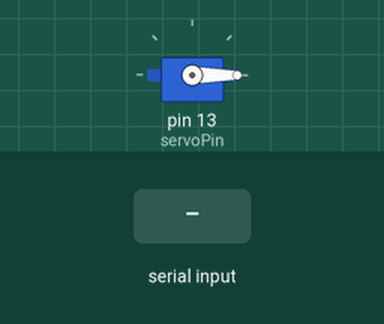
Recording of a sketch running on a simulated Arduino Uno, built with avr-gcc and run on an emulated ATmega328P. Shown: servo. The inputs (shaded band) are chosen by the test bench.

Above: at 1.2 s.
1.3 s: byte 30 received over Serial
At 2.1 s:
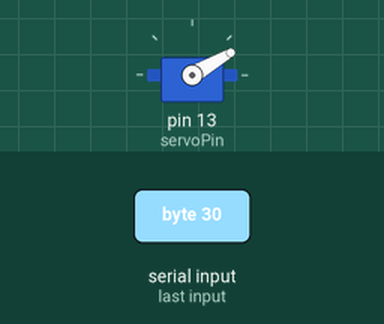
2.8 s: byte 90 received over Serial
At 3.2 s:
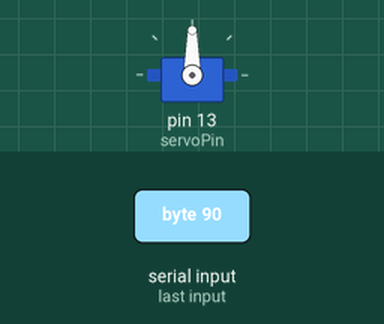
4.3 s: byte 120 received over Serial
At 5.5 s:
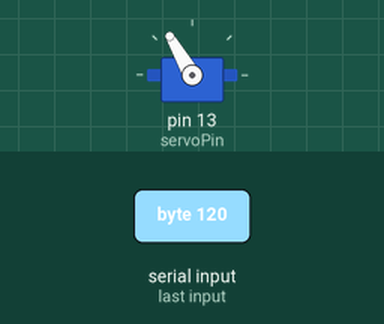
Timing chart, 0 to 7.3 s (numbered marks = the images above; inputs shaded):
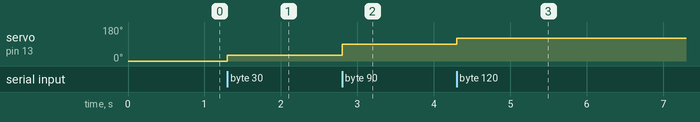

Measured:
- after the input at 1.3 s, servo on pin 13 (servoPin): 0° → 30° at once
- after the input at 2.8 s, servo on pin 13 (servoPin): 30° → 90° at once
- after the input at 4.3 s, servo on pin 13 (servoPin): 90° → 120° at once

The sketch:

Servo_Arduino.ino
```cpp
#include <Servo.h>

Servo servoMotor;
int servoPin=13;
int value=0;
int angle;
int x;

void setup(){
  Serial.begin(9600);
  servoMotor.attach(servoPin);
}

void loop(){
  if(Serial.available() >0)
  {
    value = Serial.read();
    if(value>0){
      x=value;
    }
  }
  else if (x>=0 && x<=180){
    angle=x;
    servoMotor.write(angle);
  }
}
```
